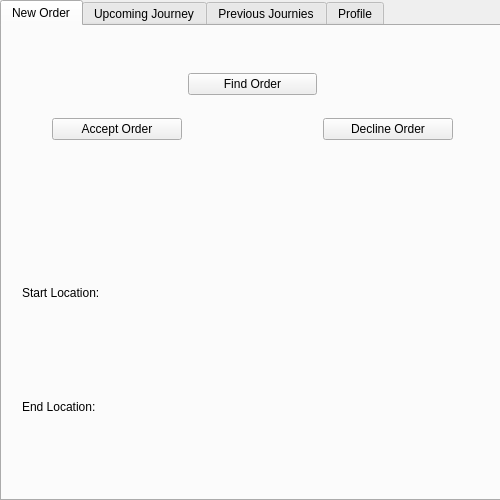
<?xml version="1.0" encoding="UTF-8"?>
<ui version="4.0">
 <class>Form</class>
 <widget class="QWidget" name="Form">
  <property name="geometry">
   <rect>
    <x>0</x>
    <y>0</y>
    <width>500</width>
    <height>500</height>
   </rect>
  </property>
  <property name="minimumSize">
   <size>
    <width>500</width>
    <height>500</height>
   </size>
  </property>
  <property name="maximumSize">
   <size>
    <width>500</width>
    <height>500</height>
   </size>
  </property>
  <property name="windowTitle">
   <string>Form</string>
  </property>
  <widget class="QTabWidget" name="tabWidget">
   <property name="geometry">
    <rect>
     <x>0</x>
     <y>0</y>
     <width>501</width>
     <height>501</height>
    </rect>
   </property>
   <property name="currentIndex">
    <number>0</number>
   </property>
   <widget class="QWidget" name="tab">
    <attribute name="title">
     <string>New Order</string>
    </attribute>
    <widget class="QLabel" name="label_2">
     <property name="geometry">
      <rect>
       <x>370</x>
       <y>180</y>
       <width>59</width>
       <height>15</height>
      </rect>
     </property>
     <property name="text">
      <string/>
     </property>
    </widget>
    <widget class="QWidget" name="formLayoutWidget">
     <property name="geometry">
      <rect>
       <x>20</x>
       <y>240</y>
       <width>461</width>
       <height>161</height>
      </rect>
     </property>
     <layout class="QFormLayout" name="formLayout">
      <property name="verticalSpacing">
       <number>100</number>
      </property>
      <property name="topMargin">
       <number>20</number>
      </property>
      <item row="0" column="0">
       <widget class="QLabel" name="start_location">
        <property name="text">
         <string>Start Location:</string>
        </property>
       </widget>
      </item>
      <item row="1" column="0">
       <widget class="QLabel" name="end_location">
        <property name="text">
         <string>End Location:</string>
        </property>
       </widget>
      </item>
      <item row="1" column="1">
       <widget class="QLabel" name="el_value">
        <property name="text">
         <string/>
        </property>
       </widget>
      </item>
      <item row="0" column="1">
       <widget class="QLabel" name="sl_value">
        <property name="text">
         <string/>
        </property>
       </widget>
      </item>
     </layout>
    </widget>
    <widget class="QWidget" name="gridLayoutWidget_2">
     <property name="geometry">
      <rect>
       <x>50</x>
       <y>30</y>
       <width>401</width>
       <height>101</height>
      </rect>
     </property>
     <layout class="QGridLayout" name="gridLayout_2">
      <item row="1" column="2">
       <widget class="QPushButton" name="decline_order">
        <property name="text">
         <string>Decline Order</string>
        </property>
       </widget>
      </item>
      <item row="0" column="1">
       <widget class="QPushButton" name="pushButton">
        <property name="text">
         <string>Find Order</string>
        </property>
       </widget>
      </item>
      <item row="1" column="0">
       <widget class="QPushButton" name="accept_order">
        <property name="sizePolicy">
         <sizepolicy hsizetype="Preferred" vsizetype="Preferred">
          <horstretch>0</horstretch>
          <verstretch>0</verstretch>
         </sizepolicy>
        </property>
        <property name="text">
         <string>Accept Order</string>
        </property>
       </widget>
      </item>
     </layout>
    </widget>
   </widget>
   <widget class="QWidget" name="tab_2">
    <attribute name="title">
     <string>Upcoming Journey</string>
    </attribute>
    <widget class="QPushButton" name="Completed_button">
     <property name="geometry">
      <rect>
       <x>180</x>
       <y>380</y>
       <width>113</width>
       <height>32</height>
      </rect>
     </property>
     <property name="text">
      <string>Completed</string>
     </property>
    </widget>
    <widget class="QWidget" name="formLayoutWidget_2">
     <property name="geometry">
      <rect>
       <x>40</x>
       <y>40</y>
       <width>431</width>
       <height>321</height>
      </rect>
     </property>
     <layout class="QFormLayout" name="formLayout_2">
      <property name="verticalSpacing">
       <number>100</number>
      </property>
      <property name="topMargin">
       <number>50</number>
      </property>
      <item row="0" column="0">
       <widget class="QLabel" name="From">
        <property name="text">
         <string>From :</string>
        </property>
       </widget>
      </item>
      <item row="0" column="1">
       <widget class="QLabel" name="from_value">
        <property name="text">
         <string/>
        </property>
       </widget>
      </item>
      <item row="1" column="0">
       <widget class="QLabel" name="To">
        <property name="text">
         <string>To :</string>
        </property>
       </widget>
      </item>
      <item row="1" column="1">
       <widget class="QLabel" name="To_value">
        <property name="text">
         <string/>
        </property>
       </widget>
      </item>
     </layout>
    </widget>
   </widget>
   <widget class="QWidget" name="tab_3">
    <attribute name="title">
     <string>Previous Journies</string>
    </attribute>
    <widget class="QTableWidget" name="tableWidget">
     <property name="geometry">
      <rect>
       <x>0</x>
       <y>0</y>
       <width>491</width>
       <height>471</height>
      </rect>
     </property>
     <column>
      <property name="text">
       <string>Time</string>
      </property>
     </column>
     <column>
      <property name="text">
       <string>Date</string>
      </property>
     </column>
     <column>
      <property name="text">
       <string>Start Location</string>
      </property>
     </column>
     <column>
      <property name="text">
       <string>End Location</string>
      </property>
     </column>
     <column>
      <property name="text">
       <string>Price</string>
      </property>
     </column>
     <column>
      <property name="text">
       <string>Distance</string>
      </property>
     </column>
    </widget>
   </widget>
   <widget class="QWidget" name="tab_5">
    <attribute name="title">
     <string>Profile</string>
    </attribute>
    <widget class="QWidget" name="gridLayoutWidget">
     <property name="geometry">
      <rect>
       <x>10</x>
       <y>40</y>
       <width>481</width>
       <height>431</height>
      </rect>
     </property>
     <layout class="QGridLayout" name="gridLayout">
      <item row="0" column="0">
       <widget class="QLabel" name="label_23">
        <property name="text">
         <string>First Name : </string>
        </property>
       </widget>
      </item>
      <item row="1" column="0">
       <widget class="QLabel" name="label_25">
        <property name="text">
         <string>Last Name :</string>
        </property>
       </widget>
      </item>
      <item row="2" column="2">
       <widget class="QPushButton" name="change_Email">
        <property name="text">
         <string>Change E-Mail</string>
        </property>
       </widget>
      </item>
      <item row="4" column="1" colspan="2">
       <widget class="QPushButton" name="change_Password">
        <property name="text">
         <string>Change Password</string>
        </property>
       </widget>
      </item>
      <item row="3" column="1">
       <widget class="QLabel" name="Phone_Number_Label">
        <property name="text">
         <string/>
        </property>
       </widget>
      </item>
      <item row="3" column="2">
       <widget class="QPushButton" name="change_Phone_Number">
        <property name="text">
         <string>Change Phone Number</string>
        </property>
       </widget>
      </item>
      <item row="6" column="0" colspan="3">
       <widget class="QPushButton" name="change_Paypal">
        <property name="text">
         <string>Add/Change PayPal Details</string>
        </property>
       </widget>
      </item>
      <item row="2" column="1">
       <widget class="QLabel" name="Email_Label">
        <property name="text">
         <string/>
        </property>
       </widget>
      </item>
      <item row="3" column="0">
       <widget class="QLabel" name="label_29">
        <property name="text">
         <string>Phone Number :</string>
        </property>
       </widget>
      </item>
      <item row="0" column="2">
       <widget class="QPushButton" name="change_First_Name">
        <property name="text">
         <string>Change First Name</string>
        </property>
       </widget>
      </item>
      <item row="0" column="1">
       <widget class="QLabel" name="First_Name_Label">
        <property name="text">
         <string/>
        </property>
       </widget>
      </item>
      <item row="1" column="2">
       <widget class="QPushButton" name="change_Last_Name">
        <property name="text">
         <string>Change Last Name</string>
        </property>
       </widget>
      </item>
      <item row="5" column="0" colspan="3">
       <widget class="QPushButton" name="change_Card">
        <property name="text">
         <string>Add/Change Card Details</string>
        </property>
       </widget>
      </item>
      <item row="1" column="1">
       <widget class="QLabel" name="Last_Name_Label">
        <property name="text">
         <string/>
        </property>
       </widget>
      </item>
      <item row="2" column="0">
       <widget class="QLabel" name="label_27">
        <property name="text">
         <string>E-Mail : </string>
        </property>
       </widget>
      </item>
      <item row="7" column="0" colspan="3">
       <widget class="QPushButton" name="Logout_Btn">
        <property name="text">
         <string>Logout</string>
        </property>
       </widget>
      </item>
     </layout>
    </widget>
    <widget class="QPushButton" name="Refresh_Btn">
     <property name="geometry">
      <rect>
       <x>210</x>
       <y>10</y>
       <width>80</width>
       <height>23</height>
      </rect>
     </property>
     <property name="text">
      <string>Refresh</string>
     </property>
    </widget>
   </widget>
  </widget>
 </widget>
 <resources/>
 <connections/>
</ui>
